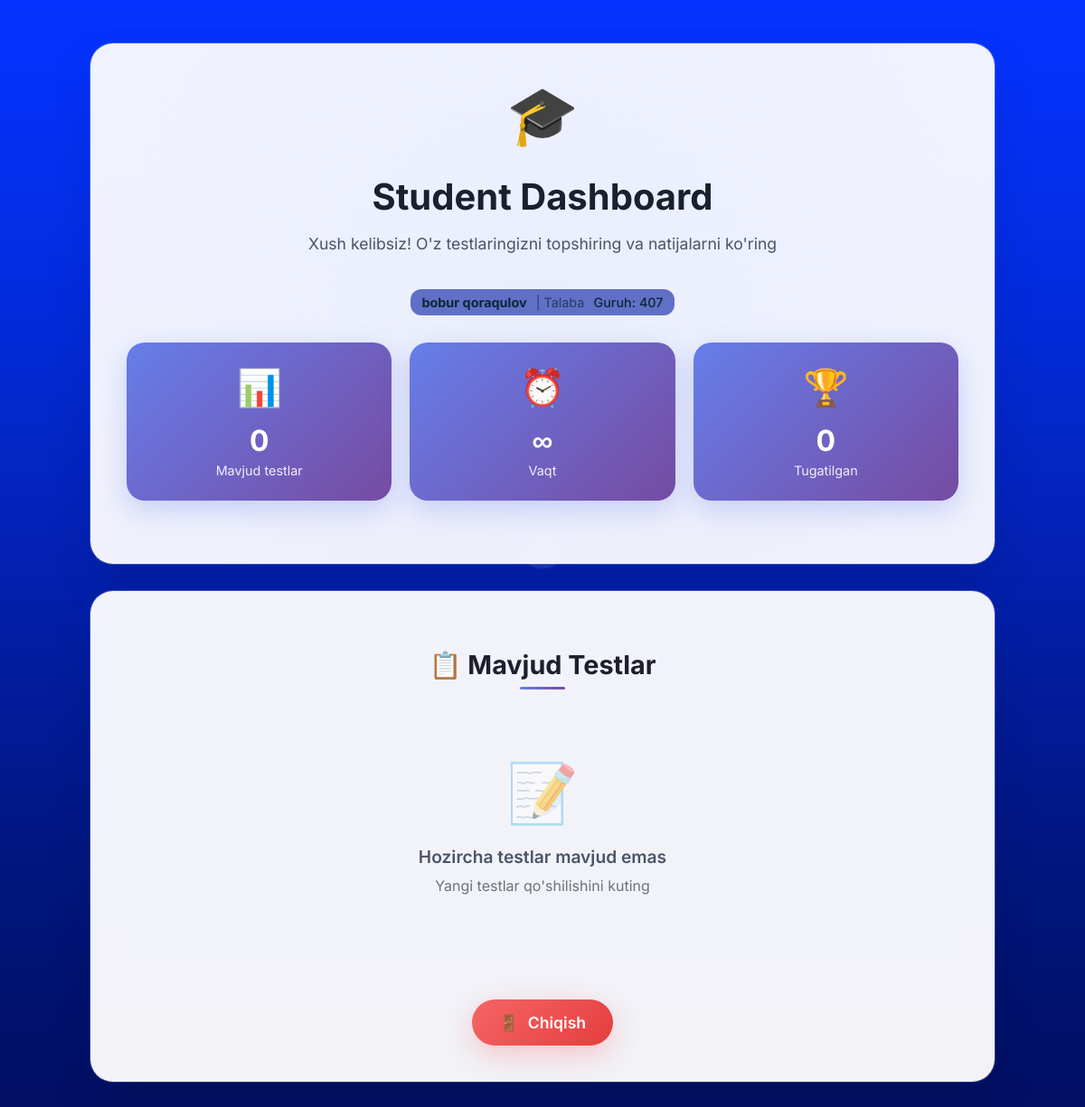
Page /api/test-api/dashboard/ (signed in) on the committed database.
### main/models.py (models this page shows, shortened)
class User(AbstractUser):
    ROLE_CHOICES = (
        ('admin', 'Admin'),
        ('teacher', 'O‘qituvchi'),
        ('controller', 'Controller'),
        ('student', 'Talaba'),
        ('tutor', 'Tutor'),
        ('employee', 'Xodim'),
    )
    role = models.CharField(max_length=20, choices=ROLE_CHOICES, default='student')
    access_code = models.CharField(max_length=5, unique=True, blank=True, null=True)  # Talaba, tutor, xodim uchun
    group = models.ForeignKey('Group', on_delete=models.SET_NULL, null=True, blank=True, related_name='students', verbose_name='Guruh')  # Talabani guruhga bog‘lash
    kafedra = models.ForeignKey('Kafedra', on_delete=models.SET_NULL, null=True, blank=True, related_name='tutors', verbose_name='Kafedra')
    bulim = models.ForeignKey('Bulim', on_delete=models.SET_NULL, null=True, blank=True, related_name='employees', verbose_name="Bo'lim")
    groups = models.ManyToManyField(
        'auth.Group',
        related_name='main_user_set',  # Ziddiyatni oldini olish uchun
        blank=True,
        help_text='The groups this user belongs to.',
        verbose_name='groups',
    )
    user_permissions = models.ManyToManyField(
        'auth.Permission',
        related_name='main_user_set',  # Ziddiyatni oldini olish uchun
        blank=True,
        help_text='Specific permissions for this user.',
        verbose_name='user permissions',
    )
    class Meta:
        verbose_name = "Foydalanuvchi"
        verbose_name_plural = "Foydalanuvchilar"

class Group(models.Model):
    faculty = models.ForeignKey(Faculty, on_delete=models.CASCADE, related_name='groups', verbose_name="Fakultet")
    name = models.CharField(max_length=100, verbose_name="Guruh nomi")
    created_at = models.DateTimeField(auto_now_add=True, verbose_name="Yaratilgan sana")
    class Meta:
        verbose_name = "Guruh"
        verbose_name_plural = "Guruhlar"

### main/views_test_api.py (the view, shortened to what this page needs)
def testapi_dashboard(request):
    if not request.user.is_authenticated:
        return redirect('/api/login/')
    now = timezone.now()
    if hasattr(request.user, 'group') and request.user.group:
        tests = Test.objects.filter(group=request.user.group, active=True)
        filtered_tests = []
        for test in tests:
            if test.end_time:
                if now <= test.end_time:
                    filtered_tests.append(test)
            else:
                filtered_tests.append(test)
        tests = filtered_tests
    else:
        tests = []
    from collections import OrderedDict
    test_map = OrderedDict()  # (subject_id, group_id, semester_id) -> test
    final_tests = list(test_map.values())
    test_statuses = {}
    return render(request, 'test_api/dashboard.html', {'tests': final_tests, 'test_statuses': test_statuses})

### main/models.py (called while the page is built)
    @property
    def end_time(self):
        if self.start_time and self.duration:
            return self.start_time + self.duration
        return None

### main/templates/test_api/dashboard.html (shortened to what this page needs)
{% load dict_extras %}
<!DOCTYPE html>
<html lang="uz">
<head>
{% load dict_extras %}
</head>
<body>
    <div class="dashboard-container">
        <div class="header-card">
            <span class="welcome-icon">🎓</span>
            <h1 class="dashboard-title">Student Dashboard</h1>
            <p class="dashboard-subtitle">Xush kelibsiz! O'z testlaringizni topshiring va natijalarni ko'ring</p>
            <div class="student-user-meta dashboard-subtitle" style="margin-top:10px;font-size:0.9rem;color:#0f2537;background:rgba(68, 86, 189, 0.84);padding:6px 12px;border-radius:12px;display:inline-flex;flex-wrap:wrap;gap:10px;align-items:center;backdrop-filter:blur(4px);">
                <span><strong>{{ request.user.get_full_name|default:request.user.username }}</strong></span>
                <span style="opacity:.7;">| {{ request.user.get_role_display }}</span>
                {% if request.user.group %}<span class="badge bg-primary" style="font-weight:500;">Guruh: {{ request.user.group.name }}</span>{% endif %}
            </div>
            <div class="stats-grid">
                <div class="stat-card">
                    <span class="stat-icon">📊</span>
                    <div class="stat-number">{{ tests|length }}</div>
                    <div class="stat-label">Mavjud testlar</div>
                </div>
                <div class="stat-card">
                    <span class="stat-icon">⏰</span>
                    <div class="stat-number">∞</div>
                    <div class="stat-label">Vaqt</div>
                </div>
                <div class="stat-card">
                    <span class="stat-icon">🏆</span>
                    <div class="stat-number">0</div>
                    <div class="stat-label">Tugatilgan</div>
                </div>
            </div>
        </div>
        <div class="tests-section">
            <h2 class="section-title">📋 Mavjud Testlar</h2>
            <div class="tests-grid">
                {% for test in tests %}
                    <a href="/api/test-api/test/{{ test.id }}/" class="test-card" style="position:relative;">
                        {% if test_statuses and test_statuses|get_item:test.id == 'done' %}
                            <span class="test-status-badge test-status-done">
                                Tugatilgan test
                            </span>
                        {% elif test_statuses and test_statuses|get_item:test.id == 'new' %}
                            <span class="test-status-badge test-status-new">
                                Yangi test
                            </span>
                        {% endif %}
                        <div style="height: 38px;"></div>
                        <div class="test-header">
                            <span class="test-icon">📚</span>
                            <div class="test-info">
                                <h3>{{ test.subject.name }}</h3>
                                <div class="test-group">{{ test.group.name }}</div>
                            </div>
                        </div>
                        <div class="test-details">
                            <div class="test-detail">
                                <span class="detail-value">{{ test.question_count }}</span>
                                <div class="detail-label">Savollar</div>
                            </div>
                            <div class="test-detail">
                                <span class="detail-value">{{ test.total_score }}</span>
                                <div class="detail-label">Maksimal ball</div>
                            </div>
                            <div class="test-detail">
                                <span class="detail-value">{{ test.minutes }}</span>
                                <div class="detail-label">Daqiqa</div>
                            </div>
                        </div>
                    </a>
                {% empty %}
                    <div class="no-tests">
                        <div class="no-tests-icon">📝</div>
                        <div class="no-tests-text">Hozircha testlar mavjud emas</div>
                        <p style="margin-top: 10px; color: #6b7280;">Yangi testlar qo'shilishini kuting</p>
                    </div>
                {% endfor %}
            </div>
            <div class="actions-section">
                <a href="/api/login/" class="action-button logout-button">
                    <span>🚪</span>
                    <span>Chiqish</span>
                </a>
            </div>
        </div>
    </div>
</body>
</html>

### rows in the picture
User: user.get_full_name "bobur qoraqulov", user.role "Talaba", user.group.name "407"

### other values in the picture
{{ tests|length }} "0"
